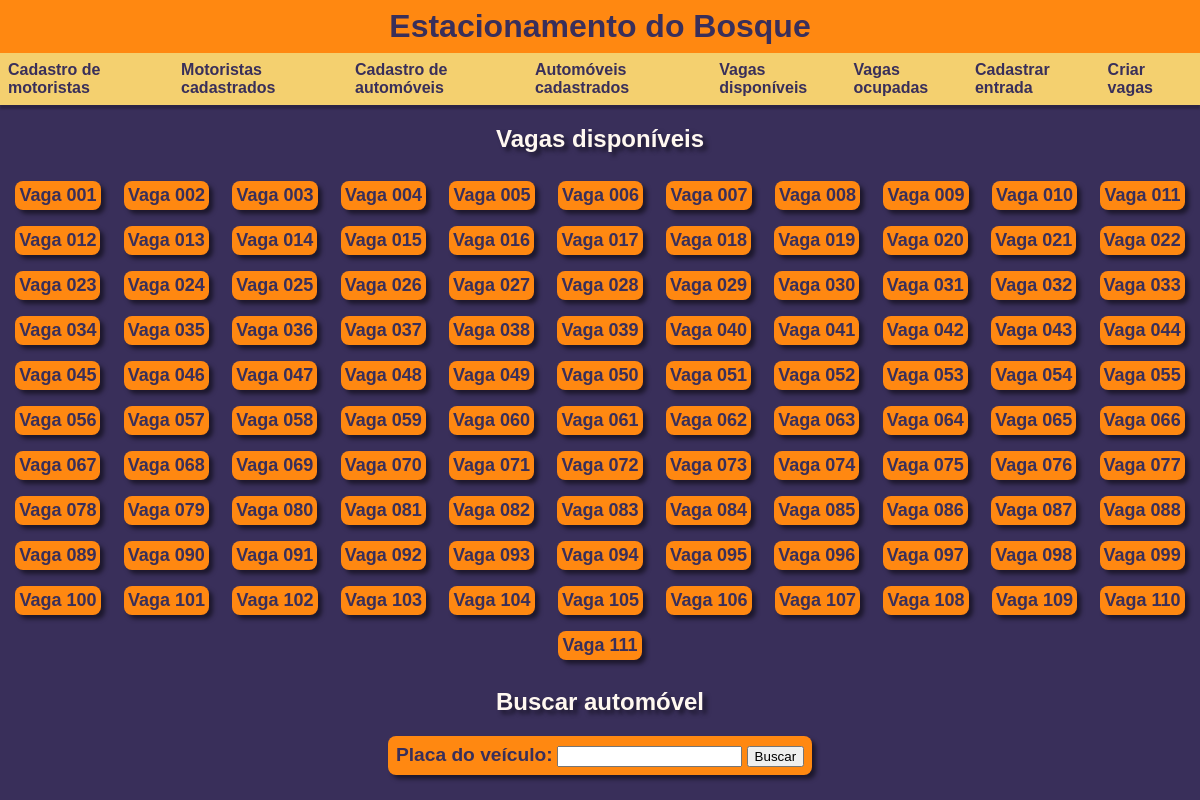
Before: / with the older database file.
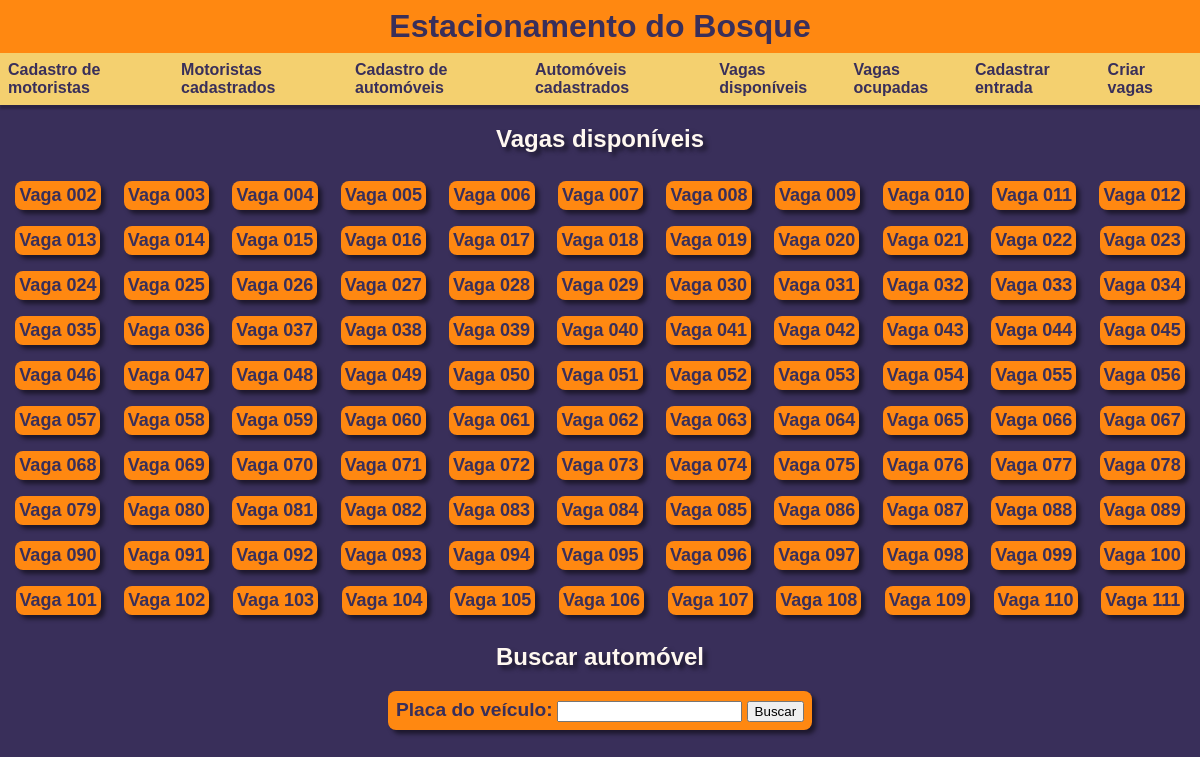
After: the same page with the newer database file.
### parking_space/models.py (models this page shows, shortened)
class ParkingSpace(models.Model):
    occupied = models.BooleanField(default=False)
    occupied_by = models.OneToOneField(
        Vehicle,
        null=True,
        default=None,
        on_delete=models.SET_NULL
    )
    def create_list():
        return list({})
    history = models.JSONField(default=create_list, null=True)
    def __str__(self):
        if self.id < 10:
            return f'Vaga 00{self.id}'
        elif self.id < 100:
            return f'Vaga 0{self.id}'
        return f'Vaga {self.id}'
    """Function to remove a veichle in a parking space"""
    """Function to create the history of the parking space"""

### core/views.py (the view)
# urls.py: path('', views.index, name='index'),
def index(request):
    form = ParkingSpaceCreationForm(request.POST)
    if form.is_valid():
        for _ in range(form.cleaned_data['qtd']):
            ParkingSpace.objects.create()
    parking_spaces = ParkingSpace.objects.filter(occupied=False)
    plate_search = VehicleSearchForm()
    return render(request, 'core_index.html', {'parking_spaces': parking_spaces, 'form': plate_search})

### vehicle/my_forms.py
class VehicleSearchForm(forms.Form):
    plate_search = forms.CharField(max_length=7)

### core/templates/core_index.html (shortened to what this page needs)
<!DOCTYPE html>
{% load static %}
<html lang="pt-br">
<head>
    <link rel="stylesheet" href="{% static "header_nav.css" %}">
    {% block css %}
        <link rel="stylesheet" href="{% static "core_index.css" %}">
    {% endblock css %}
</head>
<body>
    <header>
        <h1>Estacionamento do Bosque</h1>
    </header>
    <nav>
        <a class="nav_link" href="{% url "driver:driver_register_form" %}">Cadastro de motoristas</a>
        <a class="nav_link" href="{% url "driver:registered_drivers" %}">Motoristas cadastrados</a>
        <a class="nav_link" href="{% url "vehicle:vehicle_register_form" %}">Cadastro de automóveis</a>
        <a class="nav_link" href="{% url "vehicle:registered_vehicle" %}">Automóveis cadastrados</a>
        <a class="nav_link" href="{% url "core:index" %}">Vagas disponíveis</a>
        <a class="nav_link" href="{% url "parking_space:occupied_parking_spaces" %}">Vagas ocupadas</a>
        <a class="nav_link" href="{% url "parking_space:parking_assignment_form" %}">Cadastrar entrada</a>
        <a class="nav_link" href="{% url "parking_space:parking_creation_form" %}">Criar vagas</a>
    </nav>
    <main>
        {% block content %}
            <section id="first_sec">
                <h2 class="sec_title">Vagas disponíveis</h2>
                <div id="unoccupied_parking">
                    {% for parking_space in parking_spaces %}
                        <a class="parking_link" href="{% url "parking_space:parking_space_history" parking_space.id %}">{{ parking_space }}</a>
                    {% endfor %}
                </div>
            </section>
            <section id="second_sec">
                <h2 class="sec_title">Buscar automóvel</h2>
                <div id="form">
                    <form action="{% url "parking_space:parking_space_history_plate_search" %}" method="post">
                        <b>Placa do veículo:</b> {{ form.plate_search }}
                        <input id="button" type="submit" value="Buscar">
                    </form>
                </div>
            </section>
        {% endblock content %}
    </main>
</body>
</html>

Changed rows visible on the page:
no longer on this page (row edited): ParkingSpace: id "Vaga 001"
